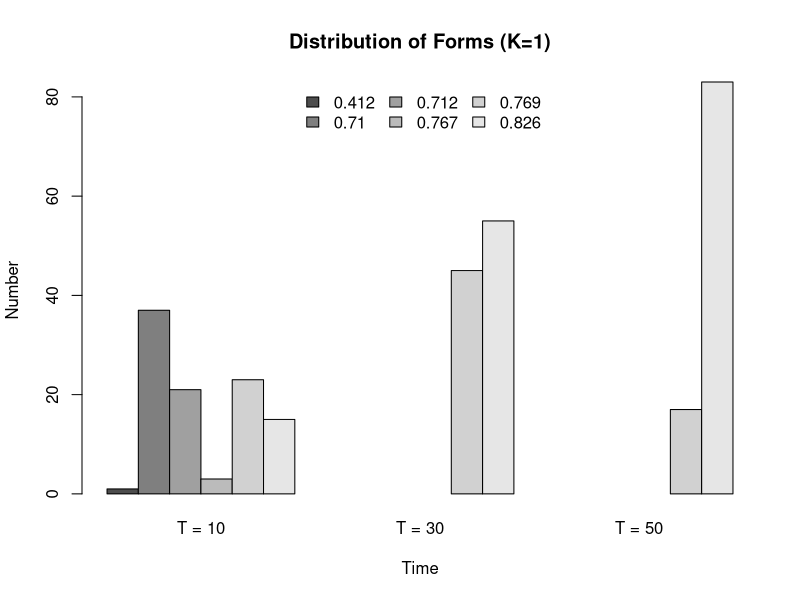

Here is the R script that generated this plot:
#James Paine
#NK Model
#Adaptation on Rugged Landscapes
#Levinthal 1997

#Load library for cominatorics
library(gtools)

#set.seed(10261986)
set.seed(123)

#Number of attributes
N = 10

Horizon = 50

#Number of entities to simulate
NumEntity = 100

#Note that each attribute can have a value of 0 or 1

#Degree of interaction between attributues and their neighbors
K_values=c(1)

OrgAdapation = 0

replications = 1

start_time <- Sys.time()

#Initialize the vector of unique firms
Unique_Firms = matrix(100,nrow = (Horizon+1),ncol = replications)

Unique_Firms_avg = matrix(100,nrow = (Horizon+1),ncol = length(K_values))
colnames(Unique_Firms_avg) = K_values


#Initialize the table of fitness counts

for (q in 1:length(K_values)) {
  
  K = 1
  
  K = K_values[q] 
  
  #Number of possible fitness values that could occur for each element given the subsequent element values
  NumFitness = 2^(K+1)
  
  print(paste("K value =",K))
  
  FullTable = data.frame(permutations(n=2,r=N,v=c(0,1), repeats.allowed=T))
  FullTable$MatchString = apply(FullTable[,1:N],1,paste, collapse=" ")
  
  #Note, in the below the first index is the Entity index in the FullTable, and the second index is time
  DistributionArray = array(dim = c(2^N,Horizon+1,replications))
  
  r =1
  
  for (r in 1:replications) {
    
    
    print(paste("K value =",K,"Replication =",(r)))
    
    print("Determining Permuation Values...")
    
    #Generate a permuation table with corresponding fitness values based on K
    FitTable = data.frame(permutations(n=2,r=(K+1),v=c(0,1), repeats.allowed=T))
    FitTable$MatchString = apply(FitTable,1,paste, collapse=" ")
    FitTable$Fitness = runif(NumFitness)
    
    #Determine the fitness for every possible entity
    
    print("Populating Fitness Lookup Table...")
    FullTable$Fitness = rep(0,nrow(FullTable))
    
    for (n in 1:nrow(FullTable)) {
      
      EntityString = unname(unlist(FullTable[n,]))
      
      #Calculate the total fitness of the entity
      TotalFitness = 0
      
      #Loop through each attribute
      for (i in 1:N) {
        
        TestString = ""
        
        #Loop over the number of interaction points
        for (k in 0:K) {
          
          #Allow for looping when at the end of the string
          index = max(i+k - N, 0)
          
          if (index>0) {
            index = index
          } else {
            index = i+k
          }
          
          TestString = trimws(paste(TestString,EntityString[index],sep=" "))
        } 
        
        #Lookup the fitness value for this string
        CurrentFitness = FitTable[(FitTable$MatchString == TestString),]$Fitness
        TotalFitness = CurrentFitness+TotalFitness
        
      }
      
      #Write the total Fitness to the Entity Matrix
      FullTable[n,"Fitness"] = TotalFitness/N
      
    }  
    
    #Look up nearest neighbors and the one with the maximum fitness value
    print(paste("Generating list of maximum fitness neighbors..."))
    Max_Neighbor = function(EntityString) {
      DiffMatrix = t(abs(apply(FullTable[,1:N],1,'-',unname(unlist(EntityString)))))
      DiffVector = apply(DiffMatrix,1,sum)
      SubsetDiffFitness = which(DiffVector == 1)
      NeighborFitness = FullTable[SubsetDiffFitness,"Fitness"]
      MaxNeighborIndex = SubsetDiffFitness[which.max(NeighborFitness)]
      return(MaxNeighborIndex)
    }
    
    MaxNeighborLookup = apply(FullTable[,1:N],1,Max_Neighbor)
    
    
    #Initialize the matrix of entities with random attributes
    EntityMatrix = data.frame(matrix(sample(c(0,1), replace=TRUE, size = N*NumEntity),NumEntity))
    EntityMatrix$MatchString = apply(EntityMatrix[,1:N],1,paste, collapse=" ")
    
    #Match the fitness values to the entities from the full look-up table
    EntityMatrix$Fitness = FullTable[match(EntityMatrix$MatchString,FullTable$MatchString),"Fitness"]
    
    #Get the count of Entities in the FullTable for this time step:
    IndexOfEntities = as.integer(rownames(table(match(EntityMatrix$MatchString,FullTable$MatchString))))
    CountOfEntities = unname(table(match(EntityMatrix$MatchString,FullTable$MatchString)))
    DistributionArray[IndexOfEntities,1,r] = CountOfEntities
    
    #Initial number Number of unique entries in the table:
    Unique_Firms[1,r] = dim(table(EntityMatrix$MatchString))
    #Unique_Firms[1,r] = dim(table(EntityMatrix$Fitness))
    

    print(paste("Iterating over ",Horizon,"timesteps..."))
    
    for (t in 2:(Horizon+1)) {
      
      #print(paste("    Culling the weak..."))
      
      #Determine total population Genetic Load:
      GL = 1 - mean(EntityMatrix$Fitness)/max(EntityMatrix$Fitness)
      
      #Determine the bottom performers to cull based on Genetic Load
      DeathToll = sum(sample(c(0,1), replace=TRUE, size = NumEntity, prob = c(1-GL,GL)))
      
      if (DeathToll > 0) {
        NumSurvive = NumEntity - DeathToll
        DeathList = order(EntityMatrix$Fitness)[1:DeathToll]
        
        #Cull the Entity Matrix to just the survivers
        EntityMatrix = EntityMatrix[-DeathList,]
        rownames(EntityMatrix) = seq(from=1,to=nrow(EntityMatrix),by=1)
      }
      
      ########
      
      if (OrgAdapation == 1) {
        
        #LOCAL AND LONG DISTANCE SEARCH
        
        #print(paste("    Local and long distance searching..."))
        
        for (n in 1:nrow(EntityMatrix)) {
          
          #print(paste("Entity =",n))
          
          
          #Get the entity that is looking for local neighbors
          EntityString = unname(unlist(EntityMatrix[n,1:N]))
          
          ##Long Distance Scanning
          
          #Generage Random string to compare to:
          RandEntity = data.frame(t(as.matrix(sample(c(0,1), replace=TRUE, size = N))))
          RandEntity$MatchString = apply(RandEntity[,1:N],1,paste, collapse=" ")
          
          #Look up the fitness for this new Random Entity
          RandEntity$Fitness = FullTable[match(RandEntity$MatchString,FullTable$MatchString),"Fitness"]
          
          #If superior, then update the Entity
          if (RandEntity$Fitness > EntityMatrix[n,"Fitness"] ) {
            
            EntityMatrix[n,] = RandEntity
            
          } else {  #Perform local scanning if random jump failed
            
            ##Local Scanning
            #Get largest fitness of neighbors from lookup
            FullTableIndex = which(FullTable$MatchString == EntityMatrix[n,"MatchString"])
            FullTableNeighbor = MaxNeighborLookup[FullTableIndex]
            
            if (FullTable[FullTableNeighbor,"Fitness"] > FullTable[FullTableIndex,"Fitness"]) {
              #Make the swap
              EntityMatrix[n,] = FullTable[FullTableNeighbor,]
            }
            
          }
          
        }
        
      }
      
      
      
      
      #print(paste("    Reproducing based on fitness"))
      
      if (DeathToll >0) {
        
        ######
        #REFILL ENTITY TABLE
        ######
        
        #Determine surviving population Genetic Load:
        GL = 1 - mean(EntityMatrix$Fitness)/max(EntityMatrix$Fitness)
        
        #Determine propability of replication of survivors
        Prob_Rep = EntityMatrix$Fitness/sum(EntityMatrix$Fitness)
        
        #Get number of new organizatons that are birthed via replication (versus randomization):
        Num_Replicants = sum(sample(c(1,0), replace=TRUE, size = DeathToll, prob = c(1-GL,GL)))
        Num_Randos = DeathToll - Num_Replicants
        
        #Get the indicies of the entities to replicate and create a matrix of these replicated entries
        if (Num_Replicants > 0) {
          Replicants = sample(seq(from=1,to=NumSurvive,by=1), replace=TRUE, size = Num_Replicants, prob = Prob_Rep)
          ReplicantMatrix = EntityMatrix[Replicants,]
        } else {
          ReplicantMatrix = EntityMatrix[FALSE,]
        }
        
        ##Create the needed number of random new entities
        if (Num_Randos > 0) {
          #Initialize the matrix of entities with random attributes
          RandoMatrix = data.frame(matrix(sample(c(0,1), replace=TRUE, size = N*Num_Randos),Num_Randos))
          RandoMatrix$MatchString = apply(RandoMatrix[,1:N],1,paste, collapse=" ")
          #Match the fitness values to the entities from the full look-up table
          RandoMatrix$Fitness = FullTable[match(RandoMatrix$MatchString,FullTable$MatchString),"Fitness"]
        } else {
          RandoMatrix = EntityMatrix[FALSE,]
        }
        
        
        #Combine Surivors, Replicants, and Randos back together
        EntityMatrix = rbind(EntityMatrix,ReplicantMatrix,RandoMatrix)
        rownames(EntityMatrix) = seq(from=1,to=nrow(EntityMatrix),by=1)
        
      }
      
      #Number of unique entries in the table:
      Unique_Firms[t,r] = dim(table(EntityMatrix$MatchString))
    
      #Get the count of Entities in the FullTable for this time step:
      IndexOfEntities = as.integer(rownames(table(match(EntityMatrix$MatchString,FullTable$MatchString))))
      CountOfEntities = unname(table(match(EntityMatrix$MatchString,FullTable$MatchString)))
      DistributionArray[IndexOfEntities,t,r] = CountOfEntities    
      
    } #next t
    
    
      
    print(paste(""))
    
  } #next r
  
  Unique_Firms_avg[,q] = apply(Unique_Firms, 1, mean)
  
} #next k_value


end_time <- Sys.time()
EllaspedRunTime = end_time - start_time

print(EllaspedRunTime)




#Average over the replications
DistributionArray_Avg = apply(DistributionArray, c(1,2), mean, na.rm = TRUE)
DistributionArray_Avg[is.nan(DistributionArray_Avg)] = NA
max(DistributionArray_Avg[,10], na.rm = TRUE)

#
T_index = 10

InstanceCount = DistributionArray_Avg[,T_index][!is.na(DistributionArray_Avg[,T_index])]
InstanceFitness = FullTable$Fitness[!is.na(DistributionArray_Avg[,T_index])]
TotalFitnessList = rep(InstanceFitness, times = InstanceCount)
df10 = data.frame(table(TotalFitnessList))
df10$t = T_index

T_index = 30

InstanceCount = DistributionArray_Avg[,T_index][!is.na(DistributionArray_Avg[,T_index])]
InstanceFitness = FullTable$Fitness[!is.na(DistributionArray_Avg[,T_index])]
TotalFitnessList = rep(InstanceFitness, times = InstanceCount)
df30 = data.frame(table(TotalFitnessList))
df30$t = T_index

T_index = 50

InstanceCount = DistributionArray_Avg[,T_index][!is.na(DistributionArray_Avg[,T_index])]
InstanceFitness = FullTable$Fitness[!is.na(DistributionArray_Avg[,T_index])]
TotalFitnessList = rep(InstanceFitness, times = InstanceCount)
df50 = data.frame(table(TotalFitnessList))
df50$t = T_index

FullDistDF = merge(merge(df10,df30,all=TRUE),df50,all=TRUE)
colnames(FullDistDF) = c("Fitness","Count","t")



counts = reshape(FullDistDF, idvar = "Fitness", timevar = "t", direction = "wide")
colnames(counts) = gsub("Count.", "T = ", colnames(counts))
counts = counts[ , order(names(counts))]

LegendLabels = round(as.numeric(as.character(counts[,1])),3)

datacounts = as.matrix(counts[,2:4])

barplot(datacounts, beside=TRUE,
        main = "Distribution of Forms (K=1)",
        xlab = "Time",
        ylab = "Number",
        legend = LegendLabels, args.legend = list(x = "top", ncol = 3, bty = "n")
        )

